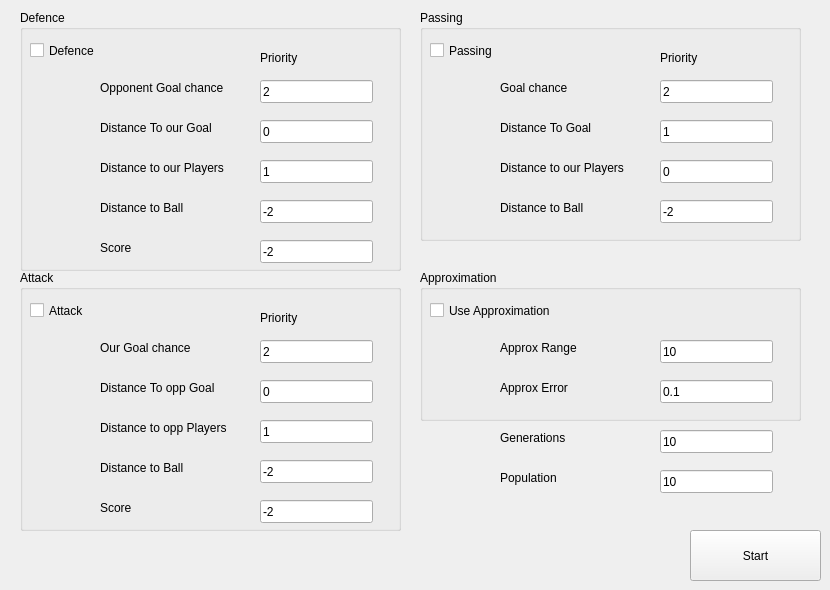
        <widget class="QWidget" name="tab_6">
         <attribute name="title">
          <string>Page</string>
         </attribute>
         <widget class="QPushButton" name="pushButton">
          <property name="geometry">
           <rect>
            <x>690</x>
            <y>530</y>
            <width>131</width>
            <height>51</height>
           </rect>
          </property>
          <property name="text">
           <string>Start</string>
          </property>
         </widget>
         <widget class="QLineEdit" name="lineEdit">
          <property name="geometry">
           <rect>
            <x>660</x>
            <y>430</y>
            <width>113</width>
            <height>23</height>
           </rect>
          </property>
          <property name="text">
           <string>10</string>
          </property>
         </widget>
         <widget class="QLabel" name="label_57">
          <property name="geometry">
           <rect>
            <x>500</x>
            <y>430</y>
            <width>141</width>
            <height>16</height>
           </rect>
          </property>
          <property name="text">
           <string>Generations</string>
          </property>
         </widget>
         <widget class="QLabel" name="label_58">
          <property name="geometry">
           <rect>
            <x>500</x>
            <y>470</y>
            <width>161</width>
            <height>16</height>
           </rect>
          </property>
          <property name="text">
           <string>Population</string>
          </property>
         </widget>
         <widget class="QLineEdit" name="lineEdit_2">
          <property name="geometry">
           <rect>
            <x>660</x>
            <y>470</y>
            <width>113</width>
            <height>23</height>
           </rect>
          </property>
          <property name="text">
           <string>10</string>
          </property>
         </widget>
         <widget class="QGroupBox" name="groupBox">
          <property name="geometry">
           <rect>
            <x>20</x>
            <y>10</y>
            <width>381</width>
            <height>261</height>
           </rect>
          </property>
          <property name="title">
           <string>Defence</string>
          </property>
          <widget class="QCheckBox" name="checkBox">
           <property name="geometry">
            <rect>
             <x>10</x>
             <y>30</y>
             <width>85</width>
             <height>21</height>
            </rect>
           </property>
           <property name="text">
            <string>Defence</string>
           </property>
          </widget>
          <widget class="QLabel" name="label_60">
           <property name="geometry">
            <rect>
             <x>80</x>
             <y>70</y>
             <width>161</width>
             <height>16</height>
            </rect>
           </property>
           <property name="text">
            <string>Opponent Goal chance</string>
           </property>
          </widget>
          <widget class="QLabel" name="label_62">
           <property name="geometry">
            <rect>
             <x>80</x>
             <y>110</y>
             <width>161</width>
             <height>16</height>
            </rect>
           </property>
           <property name="text">
            <string>Distance To our Goal</string>
           </property>
          </widget>
          <widget class="QLabel" name="label_63">
           <property name="geometry">
            <rect>
             <x>80</x>
             <y>150</y>
             <width>161</width>
             <height>16</height>
            </rect>
           </property>
           <property name="text">
            <string>Distance to our Players</string>
           </property>
          </widget>
          <widget class="QLabel" name="label_64">
           <property name="geometry">
            <rect>
             <x>80</x>
             <y>190</y>
             <width>141</width>
             <height>16</height>
            </rect>
           </property>
           <property name="text">
            <string>Distance to Ball</string>
           </property>
          </widget>
          <widget class="QLabel" name="label_65">
           <property name="geometry">
            <rect>
             <x>240</x>
             <y>40</y>
             <width>81</width>
             <height>16</height>
            </rect>
           </property>
           <property name="text">
            <string>Priority</string>
           </property>
          </widget>
          <widget class="QLineEdit" name="lineEdit_4">
           <property name="geometry">
            <rect>
             <x>240</x>
             <y>70</y>
             <width>113</width>
             <height>23</height>
            </rect>
           </property>
           <property name="text">
            <string>2</string>
           </property>
          </widget>
          <widget class="QLineEdit" name="lineEdit_5">
           <property name="geometry">
            <rect>
             <x>240</x>
             <y>110</y>
             <width>113</width>
             <height>23</height>
            </rect>
           </property>
           <property name="text">
            <string>0</string>
           </property>
          </widget>
          <widget class="QLineEdit" name="lineEdit_6">
           <property name="geometry">
            <rect>
             <x>240</x>
             <y>150</y>
             <width>113</width>
             <height>23</height>
            </rect>
           </property>
           <property name="text">
            <string>1</string>
           </property>
          </widget>
          <widget class="QLineEdit" name="lineEdit_7">
           <property name="geometry">
            <rect>
             <x>240</x>
             <y>190</y>
             <width>113</width>
             <height>23</height>
            </rect>
           </property>
           <property name="text">
            <string>-2</string>
           </property>
          </widget>
          <widget class="QLabel" name="label_77">
           <property name="geometry">
            <rect>
             <x>80</x>
             <y>230</y>
             <width>141</width>
             <height>16</height>
            </rect>
           </property>
           <property name="text">
            <string>Score</string>
           </property>
          </widget>
          <widget class="QLineEdit" name="lineEdit_17">
           <property name="geometry">
            <rect>
             <x>240</x>
             <y>230</y>
             <width>113</width>
             <height>23</height>
            </rect>
           </property>
           <property name="text">
            <string>-2</string>
           </property>
          </widget>
         </widget>
         <widget class="QGroupBox" name="groupBox_2">
          <property name="geometry">
           <rect>
            <x>20</x>
            <y>270</y>
            <width>381</width>
            <height>261</height>
           </rect>
          </property>
          <property name="title">
           <string>Attack</string>
          </property>
          <widget class="QCheckBox" name="checkBox_4">
           <property name="geometry">
            <rect>
             <x>10</x>
             <y>30</y>
             <width>85</width>
             <height>21</height>
            </rect>
           </property>
           <property name="text">
            <string>Attack</string>
           </property>
          </widget>
          <widget class="QLabel" name="label_66">
           <property name="geometry">
            <rect>
             <x>80</x>
             <y>70</y>
             <width>131</width>
             <height>16</height>
            </rect>
           </property>
           <property name="text">
            <string>Our Goal chance</string>
           </property>
          </widget>
          <widget class="QLabel" name="label_67">
           <property name="geometry">
            <rect>
             <x>80</x>
             <y>110</y>
             <width>151</width>
             <height>16</height>
            </rect>
           </property>
           <property name="text">
            <string>Distance To opp Goal</string>
           </property>
          </widget>
          <widget class="QLabel" name="label_68">
           <property name="geometry">
            <rect>
             <x>80</x>
             <y>150</y>
             <width>171</width>
             <height>16</height>
            </rect>
           </property>
           <property name="text">
            <string>Distance to opp Players</string>
           </property>
          </widget>
          <widget class="QLabel" name="label_69">
           <property name="geometry">
            <rect>
             <x>80</x>
             <y>190</y>
             <width>141</width>
             <height>16</height>
            </rect>
           </property>
           <property name="text">
            <string>Distance to Ball</string>
           </property>
          </widget>
          <widget class="QLabel" name="label_70">
           <property name="geometry">
            <rect>
             <x>240</x>
             <y>40</y>
             <width>81</width>
             <height>16</height>
            </rect>
           </property>
           <property name="text">
            <string>Priority</string>
           </property>
          </widget>
          <widget class="QLineEdit" name="lineEdit_8">
           <property name="geometry">
            <rect>
             <x>240</x>
             <y>70</y>
             <width>113</width>
             <height>23</height>
            </rect>
           </property>
           <property name="text">
            <string>2</string>
           </property>
          </widget>
          <widget class="QLineEdit" name="lineEdit_9">
           <property name="geometry">
            <rect>
             <x>240</x>
             <y>110</y>
             <width>113</width>
             <height>23</height>
            </rect>
           </property>
           <property name="text">
            <string>0</string>
           </property>
          </widget>
          <widget class="QLineEdit" name="lineEdit_10">
           <property name="geometry">
            <rect>
             <x>240</x>
             <y>150</y>
             <width>113</width>
             <height>23</height>
            </rect>
           </property>
           <property name="text">
            <string>1</string>
           </property>
          </widget>
          <widget class="QLineEdit" name="lineEdit_11">
           <property name="geometry">
            <rect>
             <x>240</x>
             <y>190</y>
             <width>113</width>
             <height>23</height>
            </rect>
           </property>
           <property name="text">
            <string>-2</string>
           </property>
          </widget>
          <widget class="QLabel" name="label_78">
           <property name="geometry">
            <rect>
             <x>80</x>
             <y>230</y>
             <width>141</width>
             <height>16</height>
            </rect>
           </property>
           <property name="text">
            <string>Score</string>
           </property>
          </widget>
          <widget class="QLineEdit" name="lineEdit_18">
           <property name="geometry">
            <rect>
             <x>240</x>
             <y>230</y>
             <width>113</width>
             <height>23</height>
            </rect>
           </property>
           <property name="text">
            <string>-2</string>
           </property>
          </widget>
         </widget>
         <widget class="QGroupBox" name="groupBox_3">
          <property name="geometry">
           <rect>
            <x>420</x>
            <y>10</y>
            <width>381</width>
            <height>231</height>
           </rect>
          </property>
          <property name="title">
           <string>Passing</string>
          </property>
          <widget class="QCheckBox" name="checkBox_2">
           <property name="geometry">
            <rect>
             <x>10</x>
             <y>30</y>
             <width>85</width>
             <height>21</height>
            </rect>
           </property>
           <property name="text">
            <string>Passing</string>
           </property>
          </widget>
          <widget class="QLabel" name="label_71">
           <property name="geometry">
            <rect>
             <x>80</x>
             <y>70</y>
             <width>81</width>
             <height>16</height>
            </rect>
           </property>
           <property name="text">
            <string>Goal chance</string>
           </property>
          </widget>
          <widget class="QLabel" name="label_72">
           <property name="geometry">
            <rect>
             <x>80</x>
             <y>110</y>
             <width>111</width>
             <height>16</height>
            </rect>
           </property>
           <property name="text">
            <string>Distance To Goal</string>
           </property>
          </widget>
          <widget class="QLabel" name="label_73">
           <property name="geometry">
            <rect>
             <x>80</x>
             <y>150</y>
             <width>161</width>
             <height>16</height>
            </rect>
           </property>
           <property name="text">
            <string>Distance to our Players</string>
           </property>
          </widget>
          <widget class="QLabel" name="label_74">
           <property name="geometry">
            <rect>
             <x>80</x>
             <y>190</y>
             <width>141</width>
             <height>16</height>
            </rect>
           </property>
           <property name="text">
            <string>Distance to Ball</string>
           </property>
          </widget>
          <widget class="QLabel" name="label_75">
           <property name="geometry">
            <rect>
             <x>240</x>
             <y>40</y>
             <width>81</width>
             <height>16</height>
            </rect>
           </property>
           <property name="text">
            <string>Priority</string>
           </property>
          </widget>
          <widget class="QLineEdit" name="lineEdit_12">
           <property name="geometry">
            <rect>
             <x>240</x>
             <y>70</y>
             <width>113</width>
             <height>23</height>
            </rect>
           </property>
           <property name="text">
            <string>2</string>
           </property>
          </widget>
          <widget class="QLineEdit" name="lineEdit_13">
           <property name="geometry">
            <rect>
             <x>240</x>
             <y>110</y>
             <width>113</width>
             <height>23</height>
            </rect>
           </property>
           <property name="text">
            <string>1</string>
           </property>
          </widget>
          <widget class="QLineEdit" name="lineEdit_14">
           <property name="geometry">
            <rect>
             <x>240</x>
             <y>150</y>
             <width>113</width>
             <height>23</height>
            </rect>
           </property>
           <property name="text">
            <string>0</string>
           </property>
          </widget>
          <widget class="QLineEdit" name="lineEdit_15">
           <property name="geometry">
            <rect>
             <x>240</x>
             <y>190</y>
             <width>113</width>
             <height>23</height>
            </rect>
           </property>
           <property name="text">
            <string>-2</string>
           </property>
          </widget>
         </widget>
         <widget class="QGroupBox" name="groupBox_4">
          <property name="geometry">
           <rect>
            <x>420</x>
            <y>270</y>
            <width>381</width>
            <height>151</height>
           </rect>
          </property>
          <property name="title">
           <string>Approximation</string>
          </property>
          <widget class="QLabel" name="label_76">
           <property name="geometry">
            <rect>
             <x>80</x>
             <y>110</y>
             <width>131</width>
             <height>16</height>
            </rect>
           </property>
           <property name="text">
            <string>Approx Error</string>
           </property>
          </widget>
          <widget class="QLineEdit" name="lineEdit_16">
           <property name="geometry">
            <rect>
             <x>240</x>
             <y>110</y>
             <width>113</width>
             <height>23</height>
            </rect>
           </property>
           <property name="text">
            <string>0.1</string>
           </property>
          </widget>
          <widget class="QLabel" name="label_59">
           <property name="geometry">
            <rect>
             <x>80</x>
             <y>70</y>
             <width>131</width>
             <height>16</height>
            </rect>
           </property>
           <property name="text">
            <string>Approx Range</string>
           </property>
          </widget>
          <widget class="QLineEdit" name="lineEdit_3">
           <property name="geometry">
            <rect>
             <x>240</x>
             <y>70</y>
             <width>113</width>
             <height>23</height>
            </rect>
           </property>
           <property name="text">
            <string>10</string>
           </property>
          </widget>
          <widget class="QCheckBox" name="checkBox_3">
           <property name="geometry">
            <rect>
             <x>10</x>
             <y>30</y>
             <width>161</width>
             <height>21</height>
            </rect>
           </property>
           <property name="text">
            <string>Use Approximation</string>
           </property>
          </widget>
         </widget>
        </widget>
